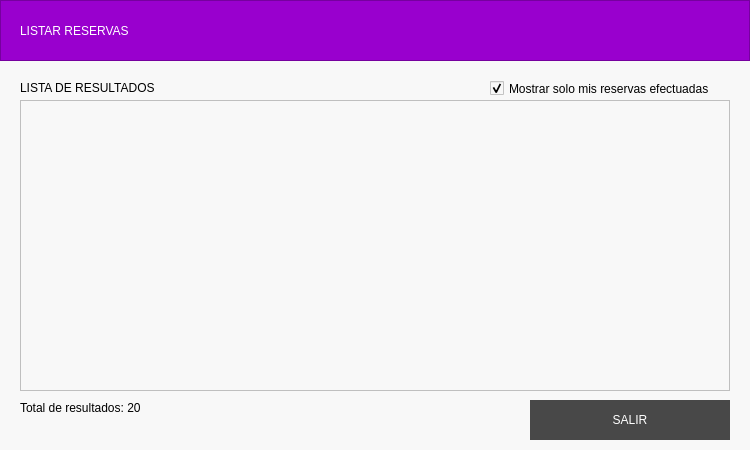
<?xml version="1.0" encoding="UTF-8"?>
<ui version="4.0">
 <class>ListarReservasView</class>
 <widget class="QWidget" name="ListarReservasView">
  <property name="geometry">
   <rect>
    <x>0</x>
    <y>0</y>
    <width>750</width>
    <height>450</height>
   </rect>
  </property>
  <property name="windowTitle">
   <string>Form</string>
  </property>
  <property name="styleSheet">
   <string notr="true">background-color: #F8F8F8;</string>
  </property>
  <widget class="QFrame" name="frame">
   <property name="geometry">
    <rect>
     <x>0</x>
     <y>0</y>
     <width>750</width>
     <height>61</height>
    </rect>
   </property>
   <property name="styleSheet">
    <string notr="true">background-color: rgb(153, 0, 206);</string>
   </property>
   <property name="frameShape">
    <enum>QFrame::StyledPanel</enum>
   </property>
   <property name="frameShadow">
    <enum>QFrame::Raised</enum>
   </property>
   <widget class="QLabel" name="label">
    <property name="geometry">
     <rect>
      <x>20</x>
      <y>10</y>
      <width>351</width>
      <height>41</height>
     </rect>
    </property>
    <property name="styleSheet">
     <string notr="true">font: 800 30pt &quot;Roboto&quot;;
color: #FFFFFF;</string>
    </property>
    <property name="text">
     <string>LISTAR RESERVAS</string>
    </property>
   </widget>
  </widget>
  <widget class="QCheckBox" name="chkTodas">
   <property name="geometry">
    <rect>
     <x>490</x>
     <y>80</y>
     <width>241</width>
     <height>17</height>
    </rect>
   </property>
   <property name="styleSheet">
    <string notr="true">font: 800 10pt &quot;Roboto&quot;;</string>
   </property>
   <property name="text">
    <string>Mostrar solo mis reservas efectuadas</string>
   </property>
   <property name="checked">
    <bool>true</bool>
   </property>
  </widget>
  <widget class="QTableWidget" name="tblReservas">
   <property name="geometry">
    <rect>
     <x>20</x>
     <y>100</y>
     <width>710</width>
     <height>291</height>
    </rect>
   </property>
   <property name="alternatingRowColors">
    <bool>true</bool>
   </property>
  </widget>
  <widget class="QPushButton" name="btnSalir">
   <property name="geometry">
    <rect>
     <x>530</x>
     <y>400</y>
     <width>200</width>
     <height>40</height>
    </rect>
   </property>
   <property name="styleSheet">
    <string notr="true">QPushButton{
background-color: #484848;
color: #ffffff;
font: 800 10pt &quot;Roboto&quot;;
border:none;
transition: all .5s;
}

QPushButton:hover{
	background-color: #333232
}

QPushButton:pressed{
	background-color: #484848;
}</string>
   </property>
   <property name="text">
    <string>SALIR</string>
   </property>
  </widget>
  <widget class="QLabel" name="label_2">
   <property name="geometry">
    <rect>
     <x>20</x>
     <y>80</y>
     <width>171</width>
     <height>16</height>
    </rect>
   </property>
   <property name="styleSheet">
    <string notr="true">font: 800 12pt &quot;Roboto&quot;;</string>
   </property>
   <property name="text">
    <string>LISTA DE RESULTADOS</string>
   </property>
  </widget>
  <widget class="QLabel" name="lblResultados">
   <property name="geometry">
    <rect>
     <x>20</x>
     <y>400</y>
     <width>231</width>
     <height>16</height>
    </rect>
   </property>
   <property name="styleSheet">
    <string notr="true">font: 10pt &quot;Roboto&quot;;</string>
   </property>
   <property name="text">
    <string>Total de resultados: 20</string>
   </property>
  </widget>
 </widget>
 <resources/>
 <connections/>
</ui>
